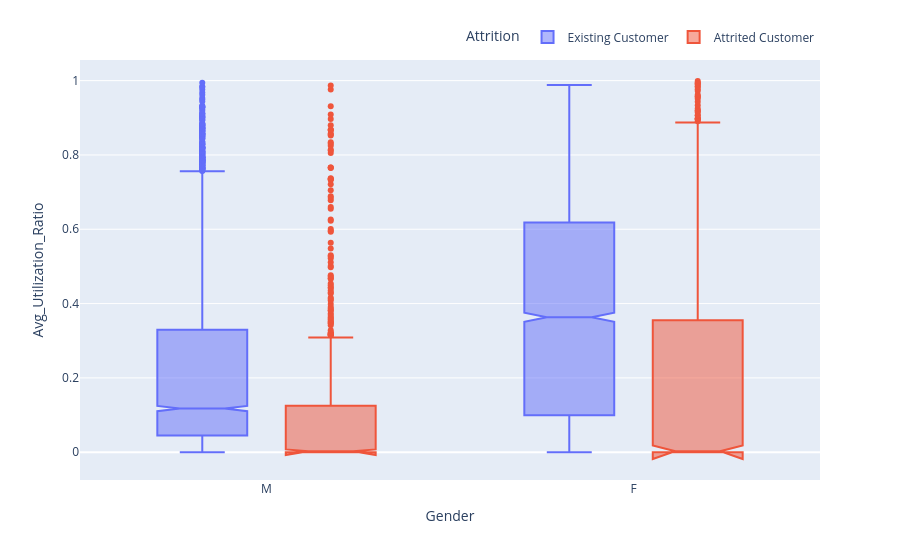

Notebook code cell kept with this figure:
### Code cell
fig = px.box(data, x='Gender',y='Avg_Utilization_Ratio', color='Attrition', notched=True)
fig.update_layout(legend=dict(orientation="h",yanchor="bottom",y=1.02,xanchor="right",x=1))
fig.show()

### Figure 1 — Plotly figure (JSON) as saved in the notebook; plotly's stock layout.template omitted (floating-point values rounded to 4 significant figures; data arrays with more than 128 entries replaced by an {"elided": "..."} marker saying what was removed)
{"data": [{"alignmentgroup": "True", "hovertemplate": "Attrition=Existing Customer<br>Gender=%{x}<br>Avg_Utilization_Ratio=%{y}<extra></extra>", "legendgroup": "Existing Customer", "marker": {"color": "#636efa"}, "name": "Existing Customer", "notched": true, "offsetgroup": "Existing Customer", "orientation": "v", "showlegend": true, "type": "box", "x": {"elided": "8500 str values"}, "x0": " ", "xaxis": "x", "y": {"elided": "8500 float values"}, "y0": " ", "yaxis": "y"}, {"alignmentgroup": "True", "hovertemplate": "Attrition=Attrited Customer<br>Gender=%{x}<br>Avg_Utilization_Ratio=%{y}<extra></extra>", "legendgroup": "Attrited Customer", "marker": {"color": "#EF553B"}, "name": "Attrited Customer", "notched": true, "offsetgroup": "Attrited Customer", "orientation": "v", "showlegend": true, "type": "box", "x": {"elided": "1627 str values"}, "x0": " ", "xaxis": "x", "y": {"elided": "1627 float values"}, "y0": " ", "yaxis": "y"}], "layout": {"boxmode": "group", "legend": {"orientation": "h", "title": {"text": "Attrition"}, "tracegroupgap": 0, "x": 1, "xanchor": "right", "y": 1.02, "yanchor": "bottom"}, "margin": {"t": 60}, "xaxis": {"anchor": "y", "domain": [0, 1], "title": {"text": "Gender"}}, "yaxis": {"anchor": "x", "domain": [0, 1], "title": {"text": "Avg_Utilization_Ratio"}}}}
